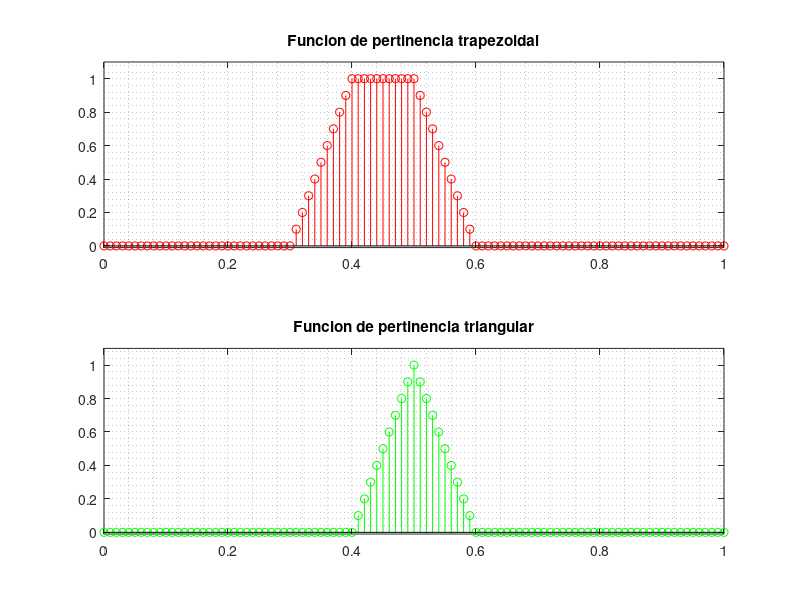
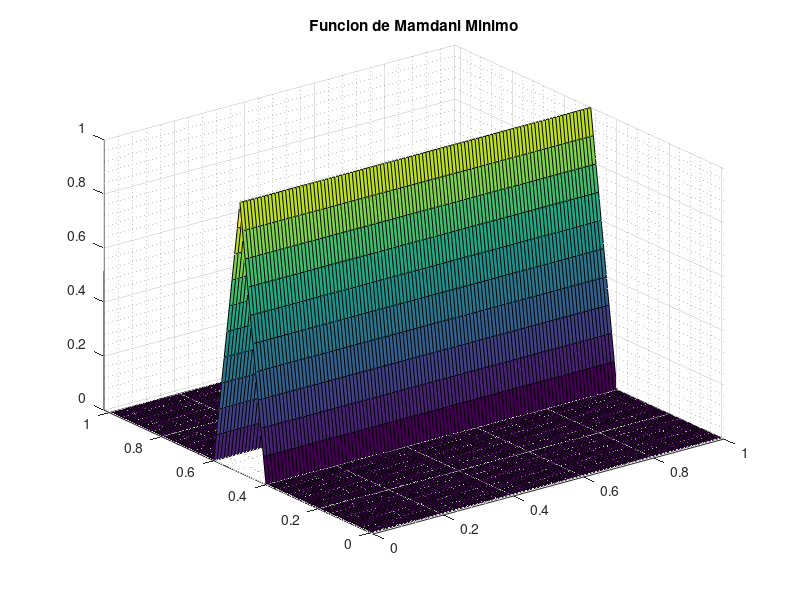
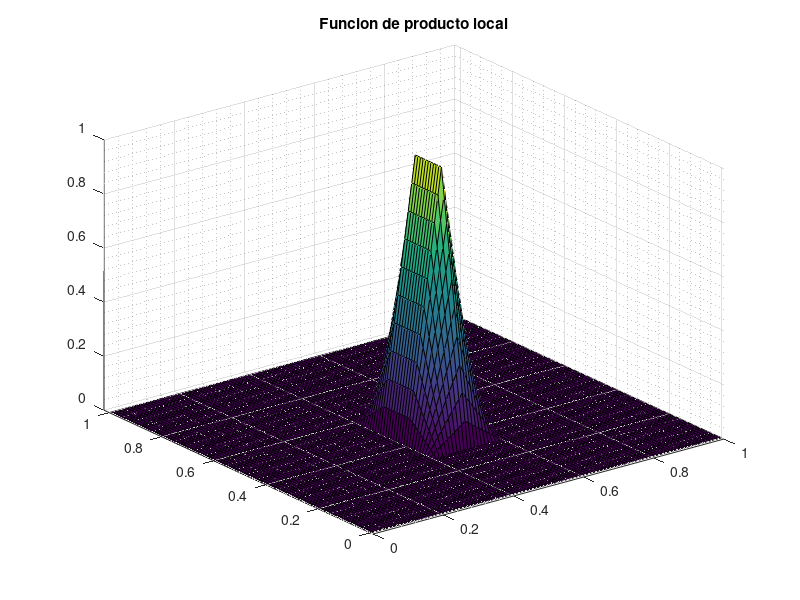
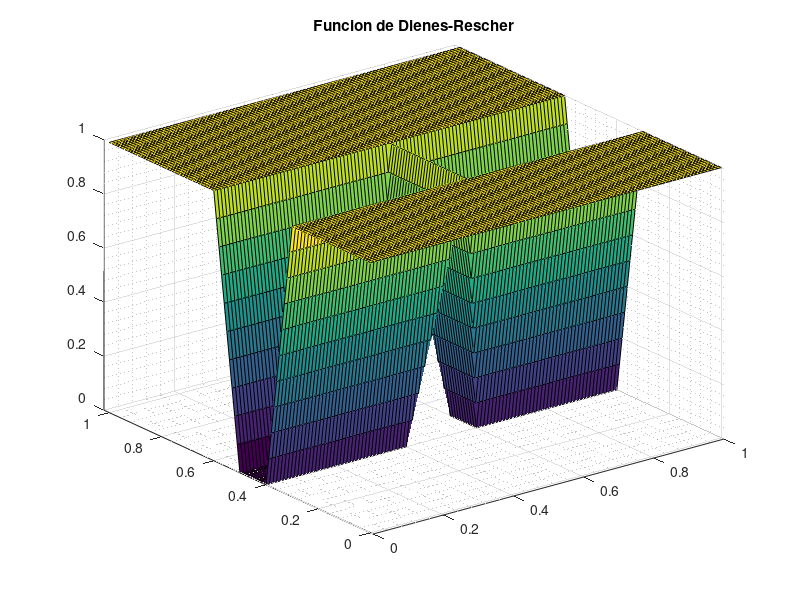

MATLAB code for these plots, in order:
close all; clear; clc;

%Valores de corte
ts=0.01; 
t=0:ts:1;
mm=0:ts:1;
nn=0:ts:1;
L=length(t);

%%UNIVERSOS
Trapezio = trapmf(t,[0.3 0.4 0.5 0.6]);
Triangulo = trimf(t,[0.4 0.5 0.6]);

%%FUSIFICACIONES

%Mamdani minimo
uM=zeros(L);
for x=1:L
    for y=1:L
       uM(x,y)=min(Trapezio(x),Triangulo(x));
    end
end

%Producto local
pl = zeros(L); 
for x=1:1:L
    for y=1:1:L
      pl(x,y)=Trapezio(x)*Triangulo(y);
    end
end
%Dienes-Rescher
uD=zeros(L);
for x=1:1:L
    for y=1:1:L
      uD(x,y)=max(1-Trapezio(x),Triangulo(y));
    end
end

%Lukasiewickz
uL=zeros(L);
for x=1:L
    for y=1:L
       uL(x,y)=min(1,(1-Trapezio(x))+Triangulo(y));  
    end
end

%Godel
uG=zeros(L);
% for x=1:L
%     for y=1:L
%        if(Triangulo(y)<=Trapezio(x)) 
%            uG=1;
%        else
%            uG=Trapezio(x);
%        end 
%     end
% end

for x=1:L
    for y=1:L
       uG(x,y)=max(Trapezio(x),Triangulo(y));  
    end
end
%GRAFICAS --------

%grafica trapezoidal
figure()
subplot(211);
stem(t,Trapezio,'r');
ylim([-0.01 1.1]);xlim([0 1]);
grid minor
title('Funcion de pertinencia trapezoidal')
%grafica triangular
subplot(212);
stem(t,Triangulo,'g');
ylim([-0.01 1.1]);xlim([0 1]);
grid minor
title('Funcion de pertinencia triangular')
%grafica Mandami minimo
figure()
surf(mm,nn,uM);
ylim([-0.01 1.02]);xlim([0 1]);
grid minor
title('Funcion de Mamdani Minimo')
%grafica producto (local)
figure()
surf(mm,nn,pl)
ylim([-0.01 1.02]);xlim([0 1]);
grid minor
title('Funcion de producto local')
%grafica Dienes-Rescher
figure()
surf(mm,nn,uD);
ylim([-0.01 1.02]);xlim([0 1]);
grid minor
title('Funcion de Dienes-Rescher')
%grafica Lukasiewickz
figure()
surf(mm,nn,uL);
ylim([-0.01 1.02]);xlim([0 1]);
grid minor
title('Funcion de Lukasiewickz')
%grafica Godel
figure()
surf(mm,nn,uG);
ylim([-0.01 1.02]);xlim([0 1]);
grid minor
title('Funcion de Godel')
